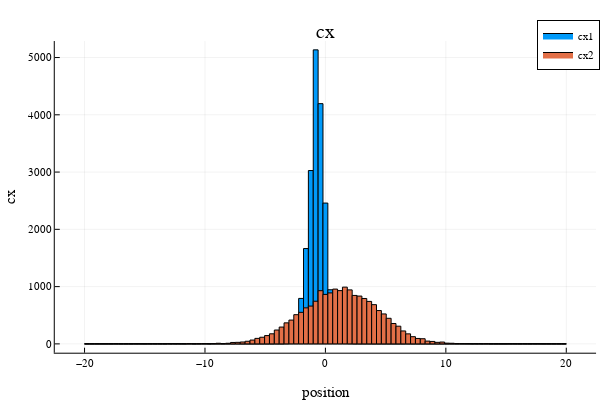

This figure's notebook cell:
### Code cell
#polynomial coefficients cx
cx_csv = CSV.read("cxtab.csv", DataFrame; datarow = 1, transpose=true);
cx1_hist = (cx_csv[:,3]);
cx2_hist = (cx_csv[:,4]);
histogram([cx1_hist cx2_hist], title = "cx", label = ["cx1" "cx2"],
    bins = LinRange(-20,20,100), xlabel = "position", ylabel = "cx", legend = :best)
